Frame 1 (no input): blank canvas, image omitted
Frame 60 (the mouse pressed at the canvas centre just before this capture): blank canvas, image omitted
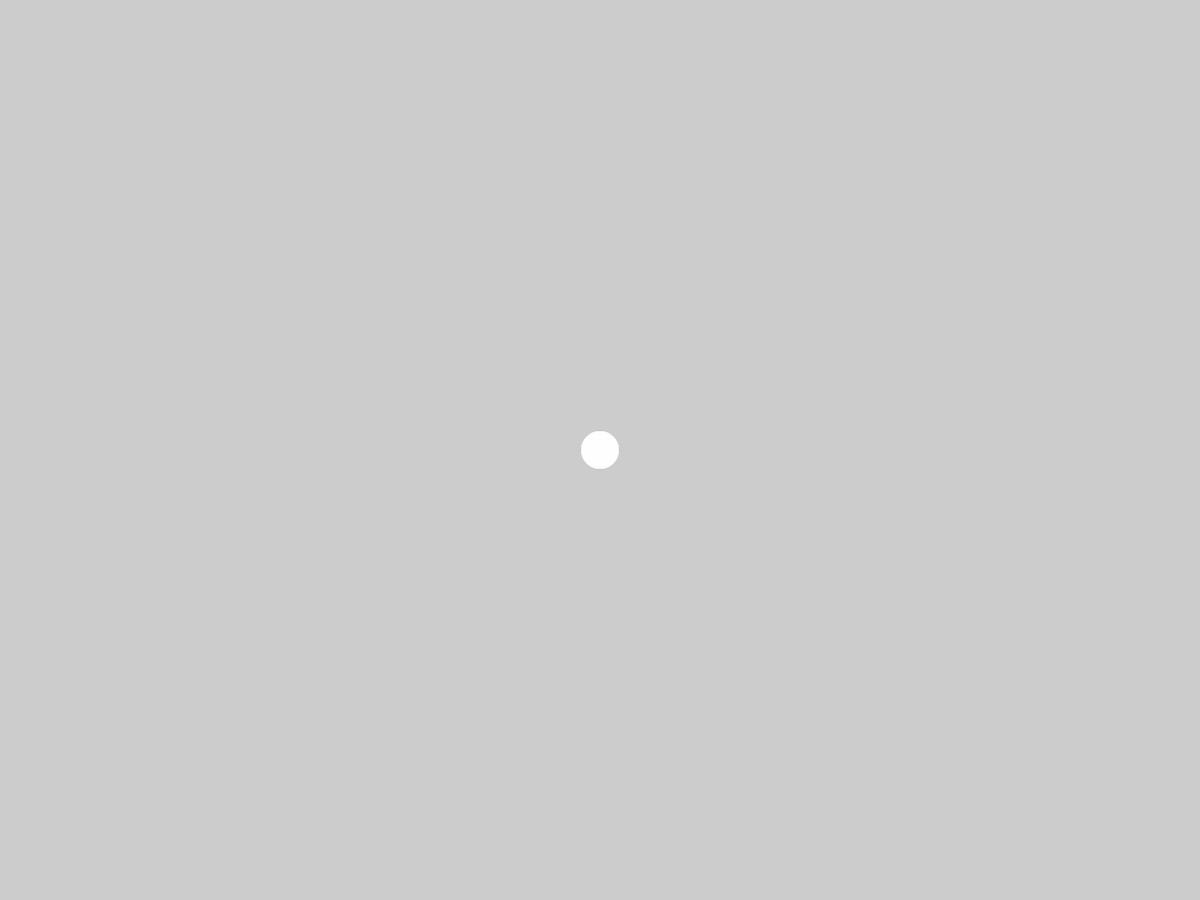
Frame 120 (the mouse held since frame 60 and released just before this capture)

The Processing sketch whose frames 1 and 60 were blank and that drew this single picture after the mouse press (run headless with seeded random() and noise(); from frame 60 on, the mouse is pressed at the canvas centre):

// Processing sketch: listing_2_14
// ── listing_2_14.pde
// Processing for Android: 
// Create Mobile, Sensor-Aware, and XR Applications Using Processing
// Andres Colubri
// https://andrescolubri.net/processing-for-android-book

void setup() {
  fullScreen();
  noStroke();
  fill(255, 100);
}

void draw() {
  if (mousePressed) {
    ellipse(mouseX, mouseY, 50, 50);
  }
}
